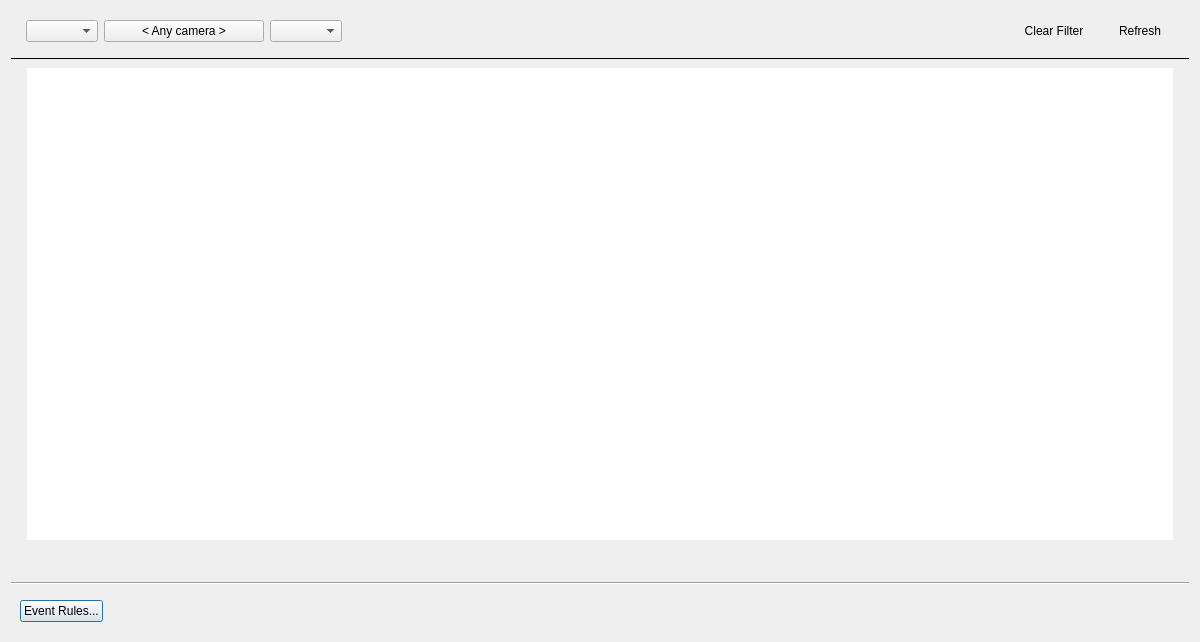
<?xml version="1.0" encoding="UTF-8"?>
<ui version="4.0">
 <class>EventLogDialog</class>
 <widget class="QDialog" name="EventLogDialog">
  <property name="geometry">
   <rect>
    <x>0</x>
    <y>0</y>
    <width>1200</width>
    <height>642</height>
   </rect>
  </property>
  <property name="windowTitle">
   <string>Event Log</string>
  </property>
  <layout class="QVBoxLayout" name="verticalLayout" stretch="0,0,1,0,0">
   <item>
    <widget class="nx::vms::client::desktop::Panel" name="widget" native="true">
     <layout class="QHBoxLayout" name="panelLayout">
      <item>
       <widget class="QnDateRangeWidget" name="dateRangeWidget" native="true"/>
      </item>
      <item>
       <widget class="QnTreeComboBox" name="eventComboBox">
        <property name="maxVisibleItems">
         <number>20</number>
        </property>
       </widget>
      </item>
      <item>
       <widget class="QnSelectDevicesButton" name="cameraButton">
        <property name="minimumSize">
         <size>
          <width>160</width>
          <height>0</height>
         </size>
        </property>
        <property name="mouseTracking">
         <bool>true</bool>
        </property>
        <property name="text">
         <string notr="true">&lt; Any camera &gt;</string>
        </property>
        <property name="autoDefault">
         <bool>false</bool>
        </property>
       </widget>
      </item>
      <item>
       <widget class="QComboBox" name="actionComboBox">
        <property name="maxVisibleItems">
         <number>100</number>
        </property>
       </widget>
      </item>
      <item>
       <spacer name="horizontalSpacer_2">
        <property name="orientation">
         <enum>Qt::Horizontal</enum>
        </property>
        <property name="sizeHint" stdset="0">
         <size>
          <width>20</width>
          <height>20</height>
         </size>
        </property>
       </spacer>
      </item>
      <item>
       <widget class="QPushButton" name="clearFilterButton">
        <property name="focusPolicy">
         <enum>Qt::TabFocus</enum>
        </property>
        <property name="text">
         <string>Clear Filter</string>
        </property>
        <property name="autoDefault">
         <bool>false</bool>
        </property>
        <property name="flat">
         <bool>true</bool>
        </property>
       </widget>
      </item>
      <item>
       <widget class="QPushButton" name="refreshButton">
        <property name="focusPolicy">
         <enum>Qt::TabFocus</enum>
        </property>
        <property name="text">
         <string>Refresh</string>
        </property>
        <property name="autoDefault">
         <bool>false</bool>
        </property>
        <property name="flat">
         <bool>true</bool>
        </property>
       </widget>
      </item>
     </layout>
    </widget>
   </item>
   <item>
    <widget class="Line" name="topLine">
     <property name="frameShadow">
      <enum>QFrame::Plain</enum>
     </property>
     <property name="orientation">
      <enum>Qt::Horizontal</enum>
     </property>
    </widget>
   </item>
   <item>
    <widget class="QStackedWidget" name="stackedWidget">
     <widget class="QWidget" name="gridPage">
      <layout class="QVBoxLayout" name="verticalLayout_3">
       <property name="leftMargin">
        <number>16</number>
       </property>
       <property name="topMargin">
        <number>2</number>
       </property>
       <property name="rightMargin">
        <number>16</number>
       </property>
       <property name="bottomMargin">
        <number>16</number>
       </property>
       <item>
        <widget class="nx::vms::client::desktop::TableView" name="gridEvents">
         <property name="mouseTracking">
          <bool>true</bool>
         </property>
         <property name="contextMenuPolicy">
          <enum>Qt::CustomContextMenu</enum>
         </property>
         <property name="frameShape">
          <enum>QFrame::NoFrame</enum>
         </property>
         <property name="editTriggers">
          <set>QAbstractItemView::NoEditTriggers</set>
         </property>
         <property name="showGrid">
          <bool>false</bool>
         </property>
         <property name="sortingEnabled">
          <bool>true</bool>
         </property>
         <attribute name="horizontalHeaderStretchLastSection">
          <bool>true</bool>
         </attribute>
         <attribute name="verticalHeaderVisible">
          <bool>false</bool>
         </attribute>
         <attribute name="verticalHeaderShowSortIndicator" stdset="0">
          <bool>true</bool>
         </attribute>
         <attribute name="verticalHeaderStretchLastSection">
          <bool>false</bool>
         </attribute>
        </widget>
       </item>
       <item>
        <widget class="QLabel" name="statusLabel">
         <property name="text">
          <string notr="true"/>
         </property>
        </widget>
       </item>
      </layout>
     </widget>
     <widget class="QWidget" name="warnPage">
      <layout class="QVBoxLayout" name="verticalLayout_2">
       <item>
        <widget class="QLabel" name="warningLabel">
         <property name="text">
          <string>All Servers are offline. Logs are not available.</string>
         </property>
         <property name="alignment">
          <set>Qt::AlignCenter</set>
         </property>
        </widget>
       </item>
      </layout>
     </widget>
     <widget class="QWidget" name="progressPage">
      <layout class="QVBoxLayout" name="verticalLayout_4">
       <item>
        <layout class="QHBoxLayout" name="horizontalLayout">
         <item>
          <widget class="QProgressBar" name="loadingProgressBar">
           <property name="sizePolicy">
            <sizepolicy hsizetype="Fixed" vsizetype="Fixed">
             <horstretch>0</horstretch>
             <verstretch>0</verstretch>
            </sizepolicy>
           </property>
           <property name="minimumSize">
            <size>
             <width>240</width>
             <height>0</height>
            </size>
           </property>
           <property name="maximum">
            <number>0</number>
           </property>
           <property name="value">
            <number>-1</number>
           </property>
          </widget>
         </item>
        </layout>
       </item>
      </layout>
     </widget>
    </widget>
   </item>
   <item>
    <widget class="Line" name="bottomLine">
     <property name="orientation">
      <enum>Qt::Horizontal</enum>
     </property>
    </widget>
   </item>
   <item>
    <widget class="QWidget" name="extrasWidget" native="true">
     <layout class="QHBoxLayout" name="horizontalLayout_2">
      <item>
       <widget class="QPushButton" name="eventRulesButton">
        <property name="text">
         <string>Event Rules...</string>
        </property>
       </widget>
      </item>
      <item>
       <spacer name="horizontalSpacer_4">
        <property name="orientation">
         <enum>Qt::Horizontal</enum>
        </property>
        <property name="sizeHint" stdset="0">
         <size>
          <width>40</width>
          <height>20</height>
         </size>
        </property>
       </spacer>
      </item>
     </layout>
    </widget>
   </item>
  </layout>
 </widget>
 <customwidgets>
  <customwidget>
   <class>nx::vms::client::desktop::TableView</class>
   <extends>QTableView</extends>
   <header location="global">nx/vms/client/desktop/common/widgets/table_view.h</header>
  </customwidget>
  <customwidget>
   <class>nx::vms::client::desktop::Panel</class>
   <extends>QWidget</extends>
   <header location="global">nx/vms/client/desktop/common/widgets/panel.h</header>
   <container>1</container>
  </customwidget>
  <customwidget>
   <class>QnDateRangeWidget</class>
   <extends>QWidget</extends>
   <header location="global">ui/widgets/common/date_range_widget.h</header>
   <container>1</container>
  </customwidget>
  <customwidget>
   <class>QnSelectDevicesButton</class>
   <extends>QPushButton</extends>
   <header location="global">ui/widgets/select_resources_button.h</header>
  </customwidget>
  <customwidget>
   <class>QnTreeComboBox</class>
   <extends>QComboBox</extends>
   <header location="global">ui/widgets/common/tree_combo_box.h</header>
  </customwidget>
 </customwidgets>
 <resources/>
 <connections/>
</ui>
